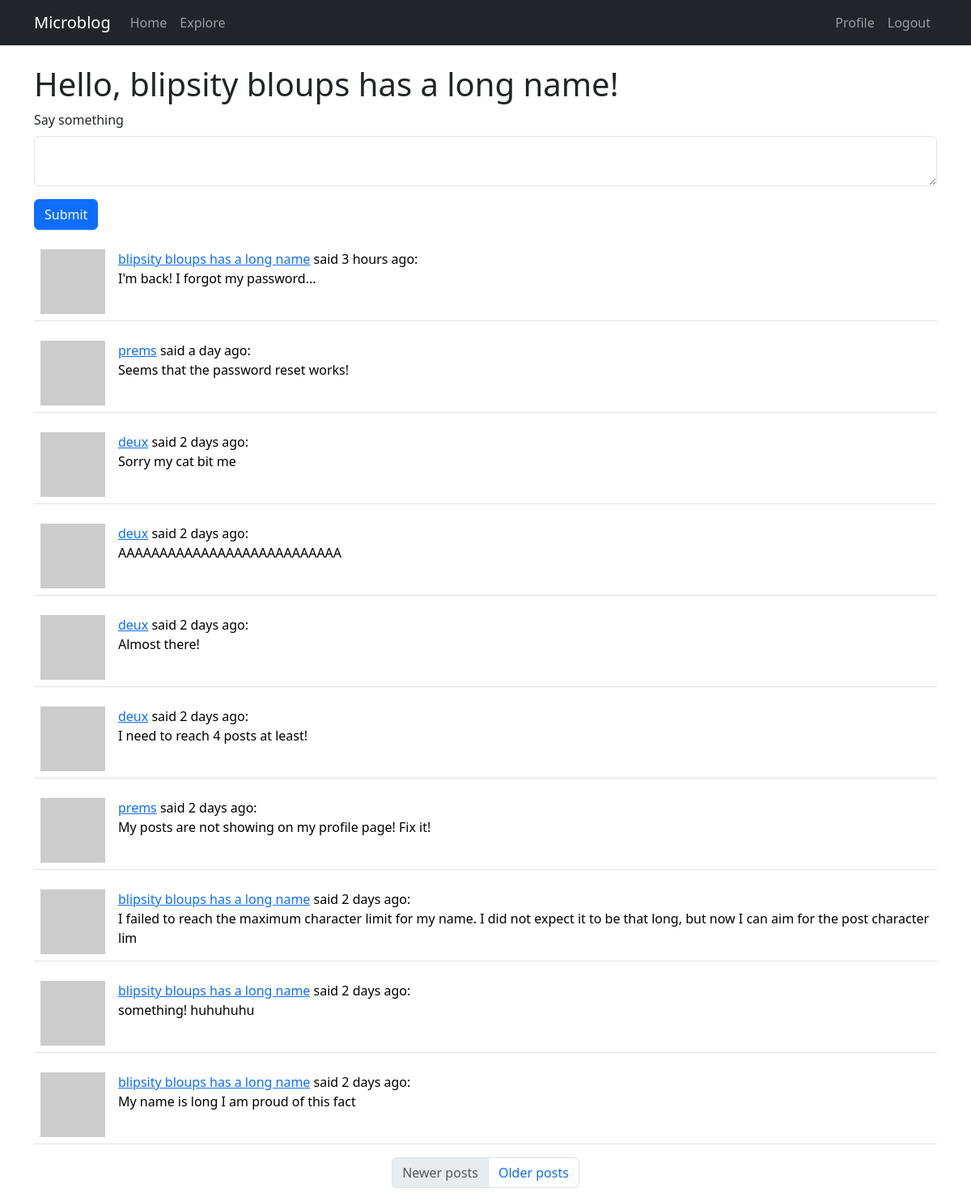
Page /index (signed in) on the committed database.
### app/models.py (models this page shows, shortened)
class User(UserMixin, db.Model):
    id: so.Mapped[int] = so.mapped_column(primary_key=True)
    username: so.Mapped[str] = so.mapped_column(sa.String(64), index=True, unique=True)
    email: so.Mapped[str] = so.mapped_column(sa.String(120), index=True, unique=True)
    password_hash: so.Mapped[Optional[str]] = so.mapped_column(sa.String(256))
    posts: so.WriteOnlyMapped["Post"] = so.relationship(back_populates="author")
    about_me: so.Mapped[Optional[str]] = so.mapped_column(sa.String(140))
    last_seen: so.Mapped[Optional[datetime]] = so.mapped_column(
        default=lambda: datetime.now(timezone.utc)
    )
    following: so.WriteOnlyMapped["User"] = so.relationship(
        secondary=followers,
        primaryjoin=(followers.c.follower_id == id),
        secondaryjoin=(followers.c.followed_id == id),
        back_populates="followers",
    )
    followers: so.WriteOnlyMapped["User"] = so.relationship(
        secondary=followers,
        primaryjoin=(followers.c.followed_id == id),
        secondaryjoin=(followers.c.follower_id == id),
        back_populates="following",
    )
    def avatar(self, size):
        digest = md5(self.email.lower().encode("utf-8")).hexdigest()
        return f"https://www.gravatar.com/avatar/{digest}?d=identicon&s={size}"
    def following_posts(self):
        Author = so.aliased(User)
        Follower = so.aliased(User)
        return (
            sa.select(Post)
            .join(Post.author.of_type(Author))
            .join(Author.followers.of_type(Follower), isouter=True)
            .where(sa.or_(Follower.id == self.id, Author.id == self.id))
            .group_by(Post)
            .order_by(Post.timestamp.desc())
        )

class Post(db.Model):
    id: so.Mapped[int] = so.mapped_column(primary_key=True)
    body: so.Mapped[str] = so.mapped_column(sa.String(140))
    timestamp: so.Mapped[datetime] = so.mapped_column(
        index=True, default=lambda: datetime.now(timezone.utc)
    )
    user_id: so.Mapped[int] = so.mapped_column(sa.ForeignKey(User.id), index=True)
    author: so.Mapped[User] = so.relationship(back_populates="posts")

### app/routes.py (the view)
@app.route("/", methods=["GET", "POST"])
@app.route("/index", methods=["GET", "POST"])
@login_required
def index():
    form = PostForm()
    if form.validate_on_submit():
        post = Post(body=form.post.data, author=current_user)
        db.session.add(post)
        db.session.commit()
        flash(_("Your post is posted :)"))
        return redirect(url_for("index"))
    page = request.args.get("page", 1, int)
    posts = db.paginate(
        current_user.following_posts(),
        page=page,
        per_page=app.config["POSTS_PER_PAGE"],
        error_out=False,
    )
    prev_url = url_for("index", page=posts.prev_num) if posts.has_prev else None
    next_url = url_for("index", page=posts.next_num) if posts.has_next else None
    return render_template(
        "index.html",
        title=_("Home"),
        form=form,
        posts=posts,
        prev_url=prev_url,
        next_url=next_url,
    )

### app/forms.py
class PostForm(FlaskForm):
    post = TextAreaField(
        _l("Say something"), validators=[DataRequired(), Length(min=1, max=140)]
    )
    submit = SubmitField(_l("Submit"))

### app/__init__.py (called while the page is built)
def get_locale():
    return "fr"

### app/models.py (called while the page is built)
@login.user_loader
def load_user(id):
    return db.session.get(User, int(id))

### app/routes.py (called while the page is built)
@app.before_request
def before_request():
    if current_user.is_authenticated:
        current_user.last_seen = datetime.now(timezone.utc)
        db.session.commit()
    g.locale = get_locale()

### app/templates/index.html
{% extends 'base.html' %}
{% import "bootstrap_wtf.html" as wtf %}
{% block content %}
<h1>{{_("Hello")}}, {{ current_user.username }}!</h1>
{% if form %}
{{ wtf.quick_form(form) }}
{% endif %}
{% for post in posts %}
{% include '_post.html' %}
{% endfor %}
<nav aria-label="Post navigation">
  <ul class="pagination justify-content-center">
    <li class="page-item {% if not prev_url %} disabled{% endif %}">
      <a class="page-link" href="{{ prev_url }}">{{_("Newer posts")}}</a>
    </li>
    <li class=" page-item {% if not next_url %} disabled{% endif %}">
        <a class="page-link" href="{{ next_url }}">{{_("Older posts")}}</a>
    </li>
  </ul>
</nav>
{% endblock %}

### app/templates/_post.html
<table class="table table-hover">
    <tr valign="top">
        <td width="70px">
            <a href="{{ url_for('user', username=post.author.username) }}">
                <img src="{{ post.author.avatar(36) }}"></a>
        </td>
        <td>
            <a href="{{ url_for('user', username=post.author.username) }}">
                {{ post.author.username }}</a>
            {{_("said")}} {{ moment(post.timestamp).fromNow() }}:
            <br>
            {{ post.body }}
        </td>
    </tr>
</table>

### rows in the picture
User: username "blipsity bloups has a long name"
Post: author.username "blipsity bloups has a long name", timestamp "3 hours ago", body "I'm back! I forgot my password..."
Post: author.username "prems", timestamp "a day ago", body "Seems that the password reset works!"
Post: author.username "deux", timestamp "2 days ago", body "Sorry my cat bit me"
Post: author.username "deux", timestamp "2 days ago", body "AAAAAAAAAAAAAAAAAAAAAAAAAAA"
Post: author.username "deux", timestamp "2 days ago", body "Almost there!"
Post: author.username "deux", timestamp "2 days ago", body "I need to reach 4 posts at least!"
Post: author.username "prems", timestamp "2 days ago", body "My posts are not showing on my profile page! Fix it!"
Post: author.username "blipsity bloups has a long name", timestamp "2 days ago", body "I failed to reach the maximum character limit for my name. I did not expect it to be that long, but now I can aim for the post character lim"
Post: author.username "blipsity bloups has a long name", timestamp "2 days ago", body "something! huhuhuhu"
Post: author.username "blipsity bloups has a long name", timestamp "2 days ago", body "My name is long I am proud of this fact"

### other values in the picture
{{ field.label(class='form-label') }} "Say something"
